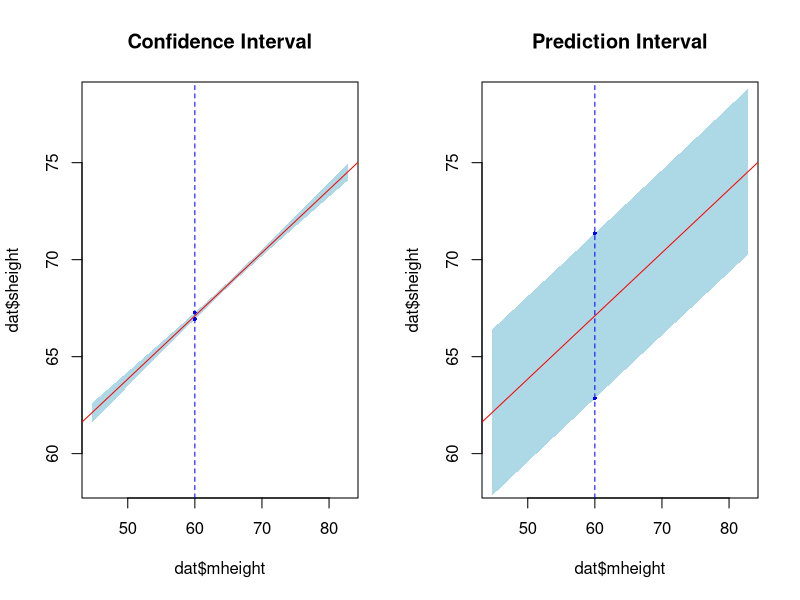

The R source for this figure:
## ---- chunk 1
knitr::opts_chunk$set(echo = TRUE, message = FALSE, warning = FALSE)

# Author: Tong Jin
# Affiliation: New York University
# Contact: tj1061@nyu.edu
## ---- chunk 2
# Load the dataset `parent_son.csv` to R using read.csv(), 
# define the dataset as `dat`.
dat <- read.csv("../data/parent_son.csv")

# Check the structure of `dat`
str(dat)
## ---- chunk 3
# Create a function to round to the nearest 100th decimal point
rd <- function (n) {
  round(as.numeric(n), digits = 2)
}
## ---- chunk 4
mod_Q1 <- lm(sheight ~ mheight, data = dat)
summary(mod_Q1)

intercept_mod_Q1 <- 47.56386
slope_mod_Q1 <- 0.32566
## ---- chunk 5
confint(mod_Q1)

lwr_bound <- 0.3021704
upp_bound <- 0.349154
## ---- chunk 6
new_dat <- data.frame(mheight = 65)
predict(mod_Q1, newdata = new_dat)
## ---- chunk 7
new_dat <- data.frame(mheight = 60)
predict(mod_Q1, newdata = new_dat, interval = "confidence")
## ---- chunk 8
predict(mod_Q1, newdata = new_dat, interval = "prediction")
## ---- chunk 9
# Visualize the difference between individual and average
par(mfrow = c(1, 2)) # Create a 1-by-2 grid canvas

# Draw confidence interval
mheight <- sort(dat$mheight, decreasing = FALSE)
new_dat <- data.frame(mheight)
sheight <- predict(mod_Q1, newdata = new_dat, interval = "confidence")
plot(dat$mheight, dat$sheight, type = "n") # pch: point character
title(main = "Confidence Interval")
polygon(x = c(rev(mheight), mheight), 
        y = c(rev(sheight[, "upr"]), sheight[, "lwr"]), 
        col = "light blue", border = NA)
abline(a = 47.56386, b = 0.32566, col = "red")
abline(v = 60, lty = "dashed", col = "blue")
points(x = 60, y = 66.93, pch = 16, col = "blue", cex = .5)
points(x = 60, y = 67.28, pch = 16, col = "blue", cex = .5)

# Draw prediction interval
sheight <- predict(mod_Q1, newdata = new_dat, interval = "prediction")
plot(dat$mheight, dat$sheight, type = "n") # pch: point character
title(main = "Prediction Interval")
polygon(x = c(rev(mheight), mheight), 
        y = c(rev(sheight[, "upr"]), sheight[, "lwr"]), 
        col = "light blue", border = NA)
abline(a = 47.56386, b = 0.32566, col = "red")
abline(v = 60, lty = "dashed", col = "blue")
points(x = 60, y = 62.85, pch = 16, col = "blue", cex = .5)
points(x = 60, y = 71.36, pch = 16, col = "blue", cex = .5)
## ---- chunk 10
mod_Q9 <- mod_Q1
summary(mod_Q9)$r.square
## ---- chunk 11
mod_Q10 <- mod_Q1
anova(mod_Q10)
## ---- chunk 12
mod_Q11 <- mod_Q1
anova(mod_Q11)
## ---- chunk 13
mod_Q12 <- mod_Q1
anova(mod_Q12)
